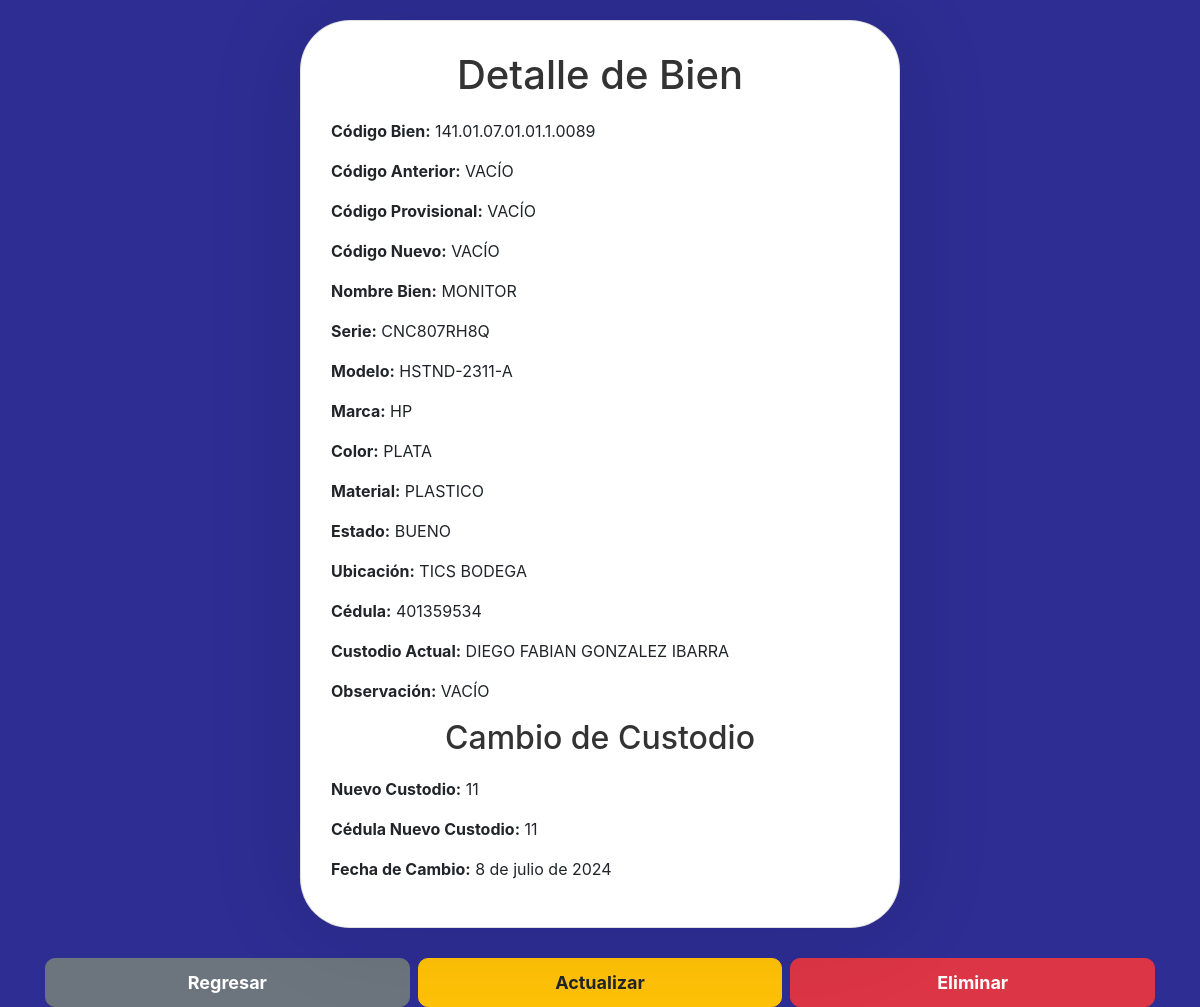
Page /5/ (signed in) on the committed database.
### myapp/models.py (models this page shows, shortened)
class MyModel(models.Model):
    codigo_bien = models.CharField(max_length=50, verbose_name='Código Bien')
    codigo_anterior = models.CharField(max_length=50, verbose_name='Código Anterior', blank=True, null=True)
    codigo_provisional = models.CharField(max_length=50, verbose_name='Código Provisional', blank=True, null=True)
    codigo_nuevo = models.CharField(max_length=50, verbose_name='Código Nuevo', blank=True, null=True)
    nombre_bien = models.CharField(max_length=100, verbose_name='Nombre Bien')
    serie = models.CharField(max_length=50, verbose_name='Serie', blank=True, null=True)
    modelo = models.CharField(max_length=50, verbose_name='Modelo')
    marca = models.CharField(max_length=50, verbose_name='Marca')
    color = models.CharField(max_length=50, verbose_name='Color')
    material = models.CharField(max_length=50, verbose_name='Material')
    estado = models.CharField(max_length=50, verbose_name='Estado')
    ubicacion = models.CharField(max_length=100, verbose_name='Ubicación')
    cedula = models.CharField(max_length=20, verbose_name='Cédula')
    custodio_actual = models.CharField(max_length=150, verbose_name='Custodio Actual')
    observacion = models.TextField(verbose_name='Observación', blank=True, null=True)
    archivo = models.FileField(upload_to='archivos/', verbose_name='Archivo Adjunto', blank=True, null=True)
    estado_registro = models.BooleanField(default=True, verbose_name='Estado de Registro')
    codigo_tic = models.CharField(max_length=50, verbose_name='Código Tic', blank=True, null=True)

class CambioCustodio(models.Model):
    modelo_relacionado = models.ForeignKey(MyModel, on_delete=models.CASCADE)
    nuevo_custodio = models.CharField(max_length=150, verbose_name='Nuevo Custodio')
    cedula_nuevo_custodio = models.CharField(max_length=20, verbose_name='Cédula Nuevo Custodio')
    fecha_cambio = models.DateField(verbose_name='Fecha de Cambio')

### myapp/views.py (the view)
@login_required
def model_detail(request, pk):
    model = get_object_or_404(MyModel, pk=pk)
    return render(request, 'model_detail.html', {'model': model})

### myapp/templates/model_detail.html (shortened to what this page needs)
{% load static %}
<!DOCTYPE html>
<html lang="en">
<head>
    <link href="https://stackpath.bootstrapcdn.com/bootstrap/4.5.2/css/bootstrap.min.css" rel="stylesheet">
    <link rel="stylesheet" type="text/css" href="{% static 'styles/model_detail.css' %}">
</head>
<body>
    <div class="container">
        <div class="card">
            <h1 class="card-title">Detalle de Bien</h1>
            {% if model %}
                <p><strong>Código Bien:</strong> {{ model.codigo_bien }}</p>
                <p><strong>Código Anterior:</strong> {{ model.codigo_anterior }}</p>
                <p><strong>Código Provisional:</strong> {{ model.codigo_provisional }}</p>
                <p><strong>Código Nuevo:</strong> {{ model.codigo_nuevo }}</p>
                <p><strong>Nombre Bien:</strong> {{ model.nombre_bien }}</p>
                <p><strong>Serie:</strong> {{ model.serie }}</p>
                <p><strong>Modelo:</strong> {{ model.modelo }}</p>
                <p><strong>Marca:</strong> {{ model.marca }}</p>
                <p><strong>Color:</strong> {{ model.color }}</p>
                <p><strong>Material:</strong> {{ model.material }}</p>
                <p><strong>Estado:</strong> {{ model.estado }}</p>
                <p><strong>Ubicación:</strong> {{ model.ubicacion }}</p>
                <p><strong>Cédula:</strong> {{ model.cedula }}</p>
                <p><strong>Custodio Actual:</strong> {{ model.custodio_actual }}</p>
                <p><strong>Observación:</strong> {{ model.observacion }}</p>
                {% if model.cambiocustodio_set.exists %}
                <h2 class="card-title">Cambio de Custodio</h2>
                {% for cambio_custodio in model.cambiocustodio_set.all %}
                <p><strong>Nuevo Custodio:</strong> {{ cambio_custodio.nuevo_custodio }}</p>
                <p><strong>Cédula Nuevo Custodio:</strong> {{ cambio_custodio.cedula_nuevo_custodio }}</p>
                <p><strong>Fecha de Cambio:</strong> {{ cambio_custodio.fecha_cambio }}</p>
                {% endfor %}
                {% endif %}
            {% else %}
                <p>El objeto solicitado no existe o no se encontró.</p>
            {% endif %}
        </div>
    </div>
    <div class="container btn-container">
        <a href="{% url 'model_list' %}" class="btn btn-secondary btn-actions mr-2">Regresar</a>
        {% if perms.myapp.change_mymodel %}
        <a href="{% url 'model_update' pk=model.pk %}" class="btn btn-warning btn-actions mr-2">Actualizar</a>
        {% endif %}
        {% if perms.myapp.delete_mymodel %}
        <a href="{% url 'model_delete' pk=model.pk %}" class="btn btn-danger btn-actions">Eliminar</a>
        {% endif %}
    </div>
</body>
</html>

### myapp/static/styles/model_detail.css (style rules this page uses)
body { padding-top: 20px; background-color: #2d2d93; }
.container { display: flex; justify-content: center; align-items: center; height: 100%; }
.card { width: 100%; max-width: 600px; padding: 30px; border-radius: 50px; box-shadow: 0 0 100px rgba(0,0,0,0.1); background-color: #fff; }
.card-title { text-align: center; margin-bottom: 20px; color: #333; }
.btn-actions { margin-top: 10px; width: 100%; font-size: 18px; border-radius: 10px; padding: 10px 0; font-size: large; font-weight:bolder; }
.btn-container { margin-top: 20px; display: flex; justify-content: center; }

### rows in the picture
MyModel: codigo_bien "141.01.07.01.01.1.0089", codigo_anterior "VACÍO", codigo_provisional "VACÍO", codigo_nuevo "VACÍO", nombre_bien "MONITOR", serie "CNC807RH8Q", modelo "HSTND-2311-A", marca "HP", color "PLATA", material "PLASTICO", estado "BUENO", ubicacion "TICS BODEGA", cedula "401359534", custodio_actual "DIEGO FABIAN GONZALEZ IBARRA", observacion "VACÍO"
CambioCustodio: nuevo_custodio "11", cedula_nuevo_custodio "11", fecha_cambio "8 de julio de 2024"
